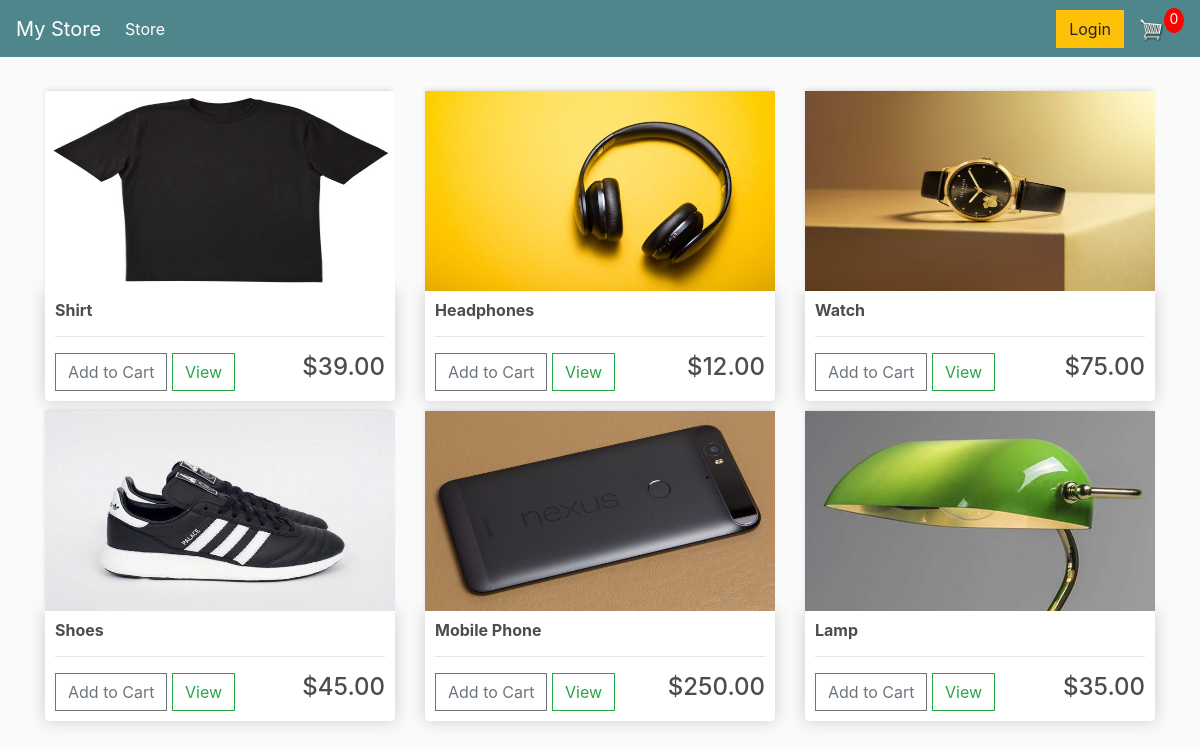
The page / on the database its author committed.
### store/models.py (models this page shows, shortened)
class Product(models.Model):
    name = models.CharField(max_length=200, null=True)
    price = models.FloatField()
    digital = models.BooleanField(default=False, null= True, blank=False)
    image = models.ImageField(null=True, blank=True) # Need to install pillow library for it
    @property
    def imageURL(self):
        try:
            url = self.image.url
        except:
            url = ''
        return url

### store/views.py (the view)
# urls.py: path('', include('store.urls')),
def store(request):
    if request.user.is_authenticated:
        customer = request.user.customer
        order, created = Order.objects.get_or_create(customer=customer, complete=False)
        items = order.orderitem_set.all() # get all items attached to the order
        cartItems = order.get_cart_items
    else:
        items = []
        order = {'get_cart_total':0, 'get_cart_items':0, 'shipping':False}
        cartItems = order['get_cart_items']
    products = Product.objects.all()
    context = {'products':products, 'cartItems':cartItems}
    return render(request, 'store/store.html', context)

### templates/store/store.html
{% extends 'store/main.html' %}
{% load static %}
{% block content %}
<div class="row">
     {% for product in products%}
     <div class="col-lg-4">
          <img class="thumbnail" src="{{product.imageURL}}">
          <div class="box-element product">
               <h6><strong>{{product.name}}</strong></h6>
               <hr>
               <button data-product={{product.id}} data-action="add"
               class="btn btn-outline-secondary add-btn update-cart">Add to Cart</button>
               <a class="btn btn-outline-success" href="{% url 'cart' %}">View</a>
               <h4 style="display: inline-block; float: right">${{product.price|floatformat:2}}</h4>
          </div>
     </div>
     {% endfor %}
</div>
{% endblock content %}

### templates/store/main.html (shortened to what this page needs)
<!DOCTYPE html>
{% load static %}
<html lang="en">
    <head>
        <link rel="stylesheet" href="https://stackpath.bootstrapcdn.com/bootstrap/4.4.1/css/bootstrap.min.css">
        <link rel = 'stylesheet' href = "{% static 'css/main.css' %}">
</head>
<body>
    <nav class="navbar navbar-expand-lg navbar-dark bg-dark">
        <a class="navbar-brand" href="{% url 'store' %}">My Store</a>
        <div class="collapse navbar-collapse" id="navbarSupportedContent">
          <ul class="navbar-nav mr-auto">
            <li class="nav-item active">
              <a class="nav-link" href="{% url 'store' %}">Store <span class="sr-only">(current)</span></a>
            </li>
          </ul>
            <div class="form-inline my-2 my-lg-0">
                <a href="#"class="btn btn-warning">Login</a>
                <a href="{% url 'cart' %}">
                <img  id="cart-icon" src="{% static 'images/cart.png' %}">
            </a>
            <p id="cart-total">{{cartItems}}</p>
        </div>
        </div>
      </nav>
     <div class="container">
            <br>
            {% block content %}{% endblock content %}
    </div>
</body>
</html>

### static/css/main.css (style rules this page uses)
body { background-color: hsl(0, 0%, 98%); }
h1,h2,h3,h4,h5,h6 { color:hsl(0, 0%, 30%); }
.box-element { box-shadow:hsl(0, 0%, 80%) 0 0 16px; background-color: #fff; border-radius: 4px; padding: 10px; }
.thumbnail { width: 100%; height: 200px; -webkit-box-shadow: -1px -3px 5px -2px rgba(214,214,214,1); -moz-box-shadow: -1px -3px 5px -2px rgba(214,214,214,1); box-shadow: -1px -3px 5px -2px rgba(214,214,214,1); }
.product { border-radius: 0 0 4px 4px; }
.bg-dark { background-color: #4f868c!important; }
#cart-icon { width:25px; display: inline-block; margin-left: 15px; }
#cart-total { display: block; text-align: center; color:#fff; background-color: red; width: 20px; height: 25px; border-radius: 50%; font-size: 14px; }
.col-lg-4, .col-lg-6, .col-lg-8, .col-lg-12 { margin-top: 10px; }
.btn { border-radius: 0; }

### rows shown on the page
Product: imageURL (picture), name "Shirt", price "39.00"
Product: imageURL (picture), name "Headphones", price "12.00"
Product: imageURL (picture), name "Watch", price "75.00"
Product: imageURL (picture), name "Shoes", price "45.00"
Product: imageURL (picture), name "Mobile Phone", price "250.00"
Product: imageURL (picture), name "Lamp", price "35.00"

### other values the page prints
{{ cartItems }} "0"
